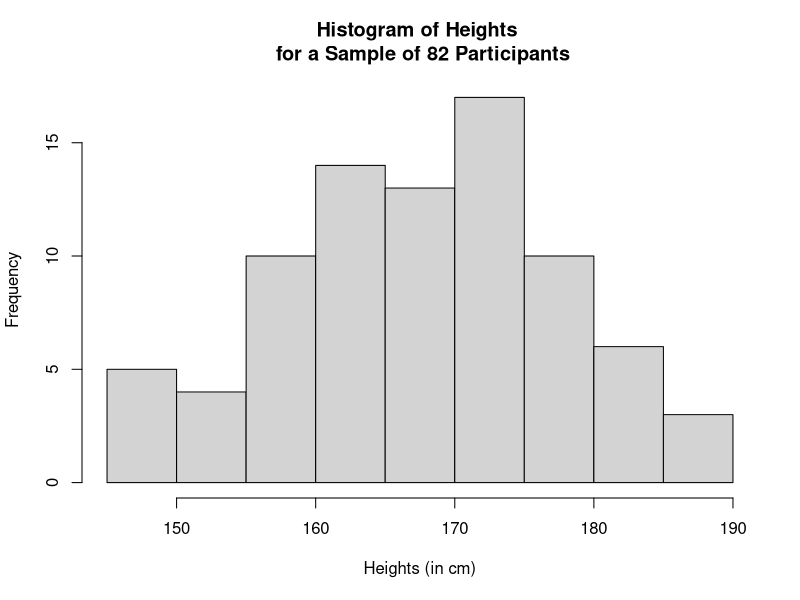
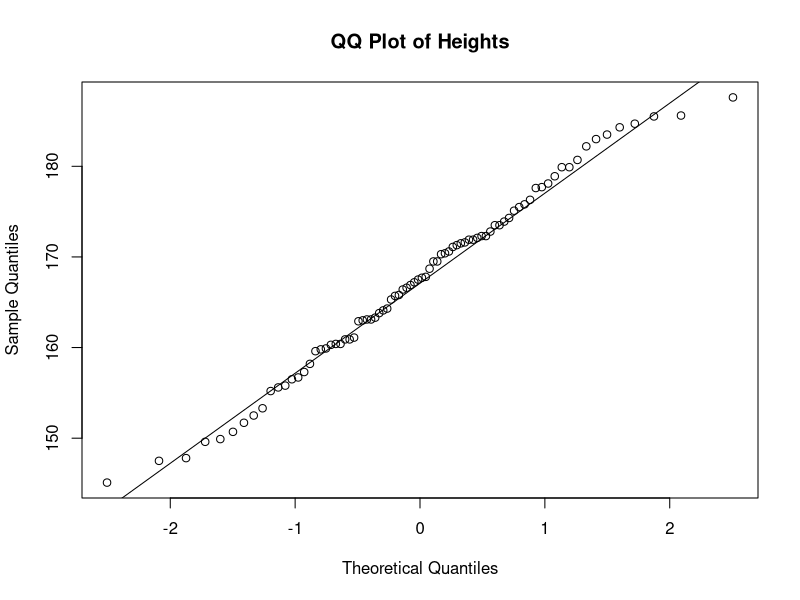
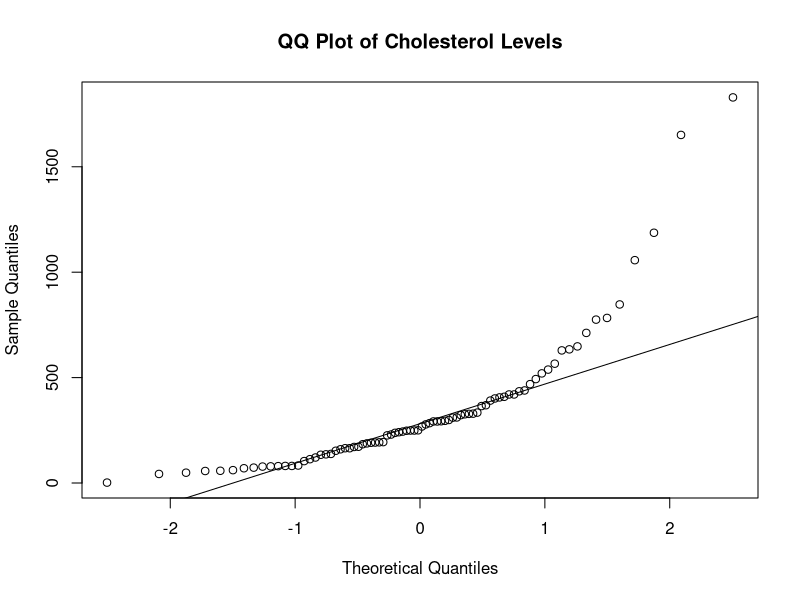
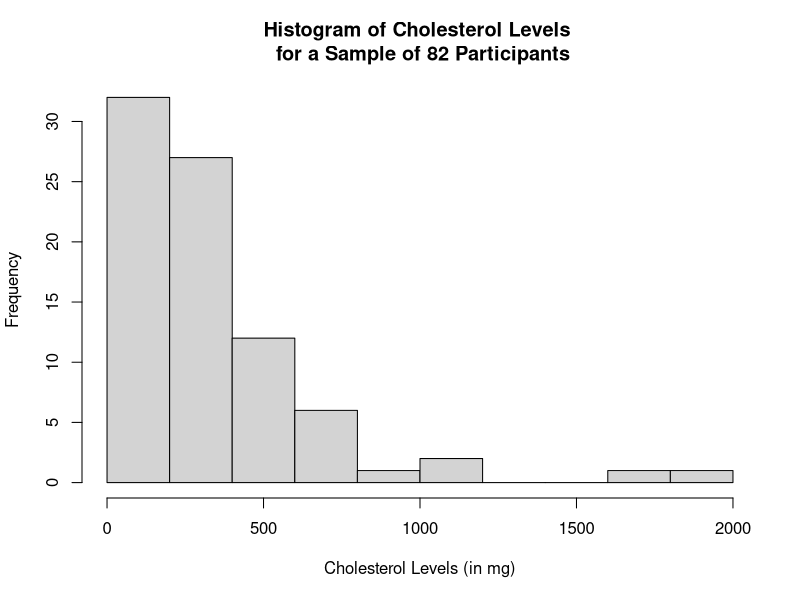
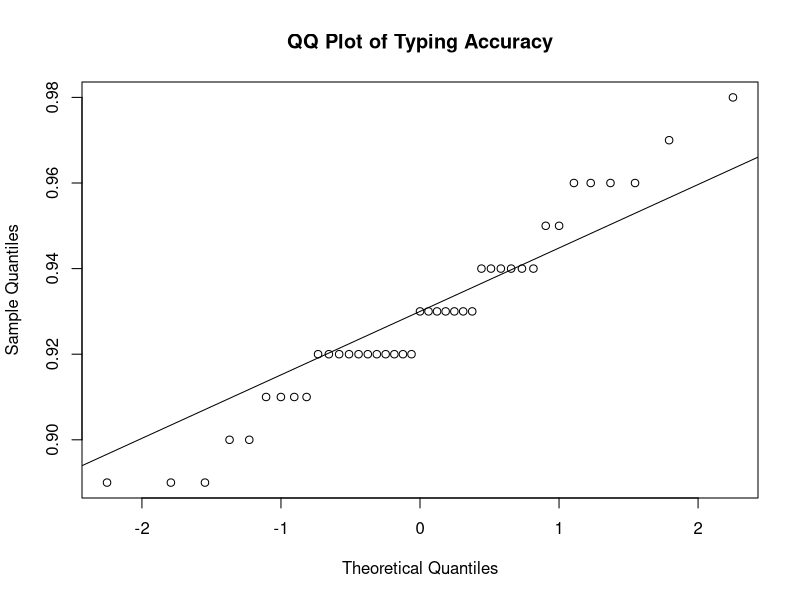

The R script that drew these images, in order:
## ---- chunk 1
knitr::opts_chunk$set(echo = TRUE)
## ---- chunk 2
nhanes <- read.csv("nhanes_sample.csv")
## ---- chunk 3
head(nhanes)
## ---- chunk 4
hist(nhanes$height, 
     main = "Histogram of Heights \n for a Sample of 82 Participants",
     xlab = "Heights (in cm)")
## ---- chunk 5
qqnorm(nhanes$height, main = "QQ Plot of Heights")
qqline(nhanes$height)
## ---- chunk 6
qqnorm(nhanes$chol, main = "QQ Plot of Cholesterol Levels")
qqline(nhanes$chol)
## ---- chunk 7
hist(nhanes$chol, 
     main = "Histogram of Cholesterol Levels \n for a Sample of 82 Participants",
     xlab = "Cholesterol Levels (in mg)")
## ---- chunk 8
# Replace this text with your code

## ---- chunk 9
# Replace this text with your code

## ---- chunk 10
t.test(nhanes$height, conf.level = 0.90)
## ---- chunk 11
# Replace this text with your code

## ---- chunk 12
t.test(nhanes$rbcc,
       mu = 4.5,
       alternative = "greater")
## ---- chunk 13
# Replace this text with your code

## ---- chunk 14
typing <- read.csv("typingSpeeds.csv")
## ---- chunk 15
# Replace this text with your code

## ---- chunk 16
# Replace this text with your code

## ---- chunk 17
# Replace this text with your code

## ---- chunk 18
# Replace this text with your code

## ---- chunk 19
# Replace this text with your code

## ---- chunk 20
# Replace this text with your code

## ---- chunk 21
qqnorm(typing$accuracy, main = "QQ Plot of Typing Accuracy")
qqline(typing$accuracy)
